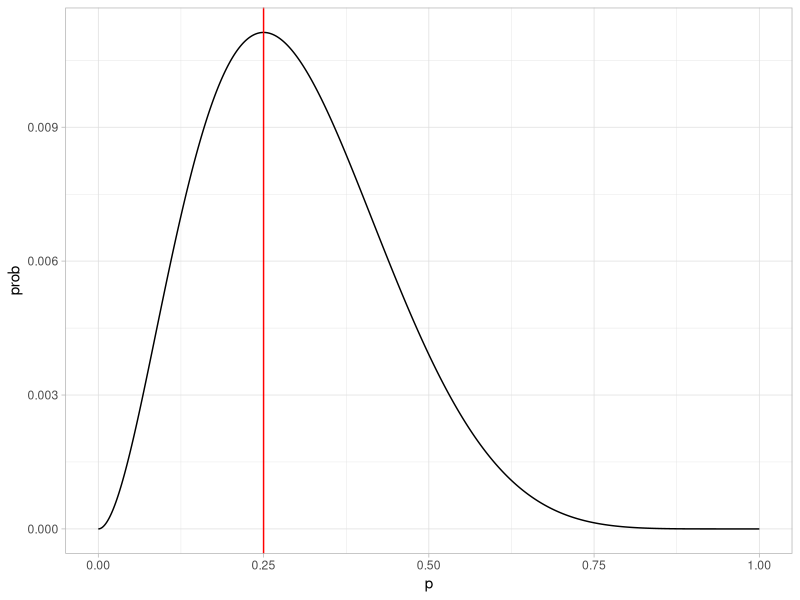
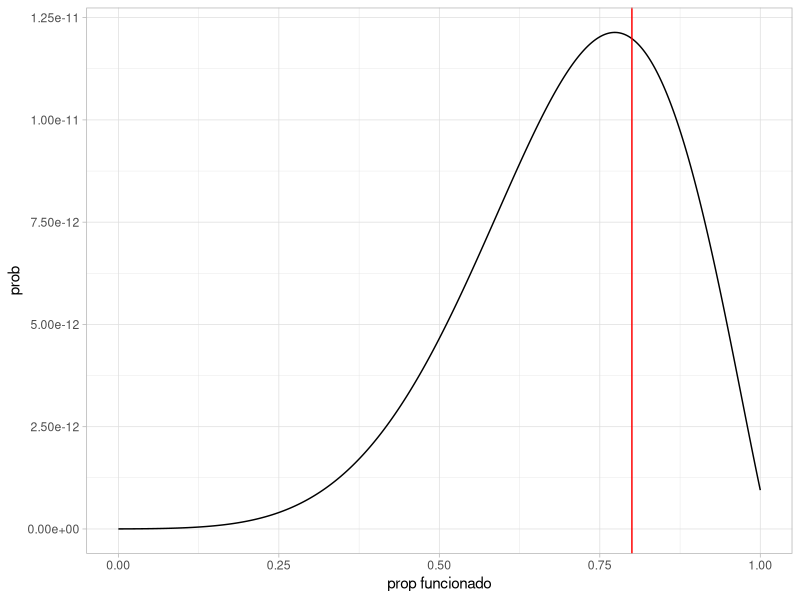

These figures' R source, in order:
## ---- chunk 1
ggplot2::theme_set(ggplot2::theme_light())
library(tidyverse)
library(patchwork)
library(kableExtra)
## ---- chunk 2
verosimilitud <- function(p){
  p^2 * (1-p)^6
}
dat_verosim <- tibble(x = seq(0,1, 0.001)) %>% mutate(prob = map_dbl(x, verosimilitud))
ggplot(dat_verosim, aes(x = x, y = prob)) + geom_line() +
  geom_vline(xintercept = 0.25, color = "red") +
  xlab("p")
## ---- chunk 3
calc_verosim <- function(r){
  q_func <- 0.03^r*(0.97)^(10-r)
  q_falla <- 0.2^r*(0.8)^(10-r)
  function(p){
    #nota: esta no es la mejor manera de calcularlo, hay 
    # que usar logaritmos.
    prod(p*q_func + (1-p)*q_falla)
  }
}
verosim <- calc_verosim(c(1, 0, 0, 3, 0, 0, 0, 2, 1, 0, 0))
verosim(0.1)
## ---- chunk 4
dat_verosim <- tibble(x = seq(0,1, 0.001)) %>% mutate(prob = map_dbl(x, verosim))
ggplot(dat_verosim, aes(x = x, y = prob)) + geom_line() +
  geom_vline(xintercept = 0.8, color = "red") +
  xlab("prop funcionado")
## ---- chunk 5
p <- 0.1
proba <- (p ^ 800)*(1-p)^200
proba
## ---- chunk 6
log_proba <- 800 * log(p) + 200 * log(1-p)
log_proba
